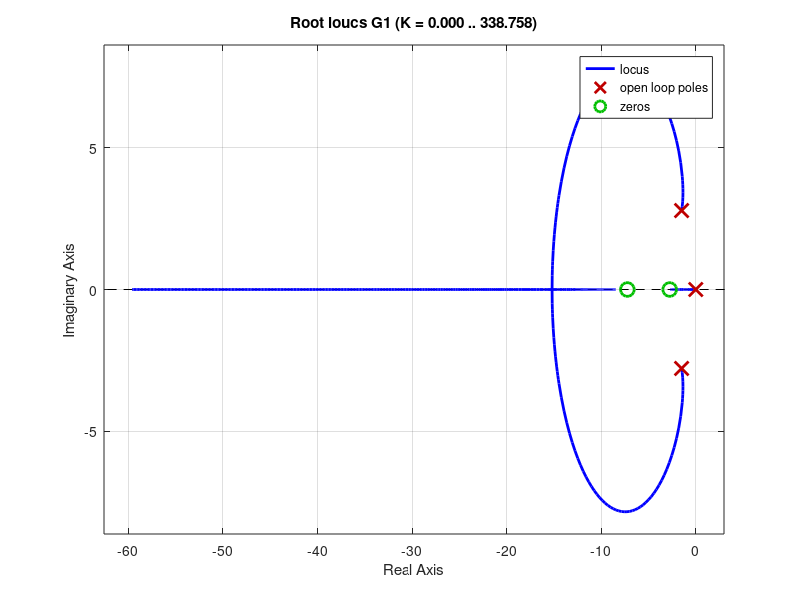
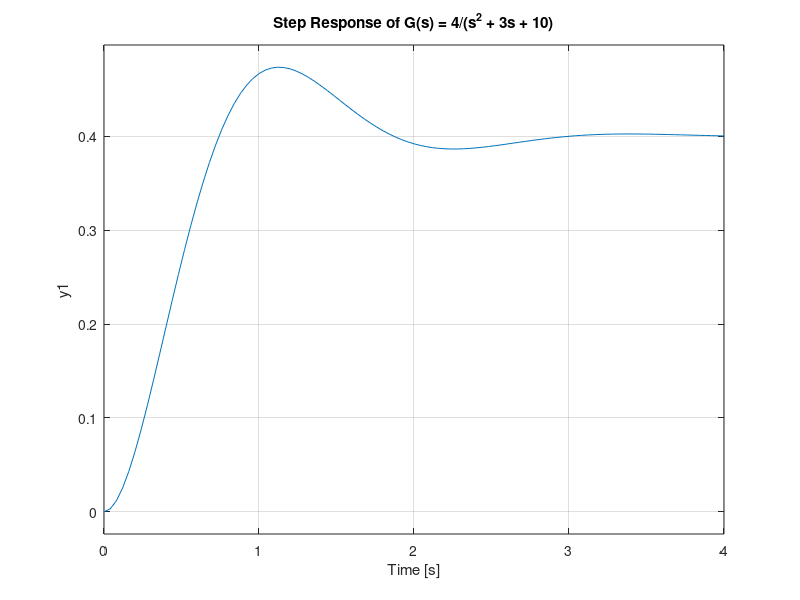

Write MATLAB code to recreate these figures, in order. (Note: this script raises an error after producing the figures.)
clc;
clear al;
close all;

%%
Ts = 0.1;
Nsim = 30; %sec
tvec = 0:Ts:Nsim;

% Laplace Domain Transfer function of the system
G = tf(4,[1,3,10]);
yr = tf(2,[1,0]);
yrt = 2*ones(length(tvec));

g1 = 0.5; % g1 = Ap/Ai
g2 = 0.05; % g2 = Ad/Ai

G1 = tf([g2*4 g1*4 4],[1 3 10 0]);
rlocus(G1)

Ai = 10; % from root locus plot

% system step response without controller
figure;
step(G)
title("Step Response of G(s) = 4/(s^2 + 3s + 10)")


C = Ai*(g1 + tf(1,[1,0]) + g2*tf([1,0],1));
% final system output in Laplace domain
y = (C*G/(1 + C*G))*yr;

syms t s H(s)
[Num,Den] = tfdata(y);
y_syms = poly2sym(cell2mat(Num),s)/poly2sym(cell2mat(Den),s);
H(s) = y_syms;
Hpf = partfrac(H);
h(t) = vpa(ilaplace(Hpf,s,t));
y_time = h(t);

previous_error = 0;
integral = 0;

for i=1:length(tvec)
    y_store(i) = subs(y_time,t,tvec(i));
    err(i) = yrt(i) - y_store(i);
    proportional = err(i);
    integral = integral + err(i)*Ts;
    derivative = (err(i) - previous_error) / Ts;
    output = (Ai*g1)*proportional+Ai*integral+(Ai*g2)*derivative;
    previous_error = err(i);
end

figure;
plot(tvec,y_store)
title("Y(s) = 4/(s^2 + 3s + 10) tracking yr(t) = 2")
xlim([0,6])
grid on

figure;
plot(tvec,err)
title("error")
